Frame 1 (no input): blank canvas, image omitted
Frame 60 (the mouse pressed at the canvas centre just before this capture): blank canvas, image omitted
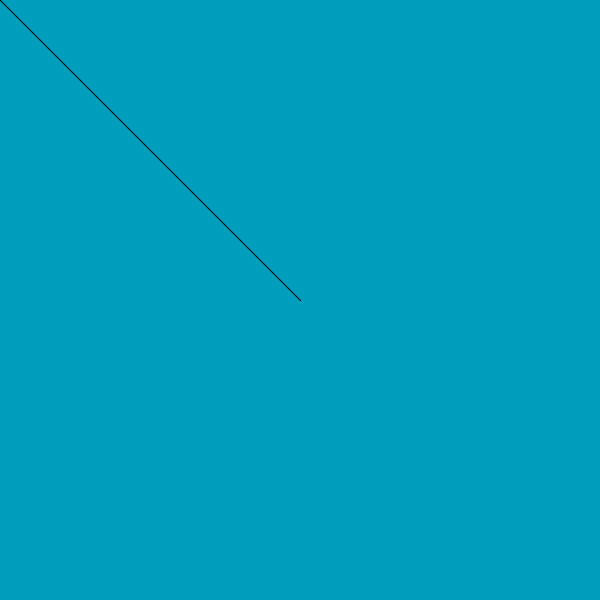
Frame 120 (the mouse held since frame 60 and released just before this capture)

The Processing sketch whose frames 1 and 60 were blank and that drew this single picture after the mouse press (run headless with seeded random() and noise(); from frame 60 on, the mouse is pressed at the canvas centre):

// Processing sketch: processing_176937
// ── processing_176937.pde

// Papageimalen
// 12.12.2014

/* Aufgabenstellung
VerÃ�Â¤ndere das Programm so, dass die Linie auf der linken BildschirmhÃ�Â¤lfte orange, auf der rechten HÃ�Â¤lfte grÃ�Â¼n gezeichnet wird.*/

void setup(){
    size(600,600);
    background(0,157,188);
    }

void draw(){
     line(mouseX,mouseY,pmouseX,pmouseY);
 }
